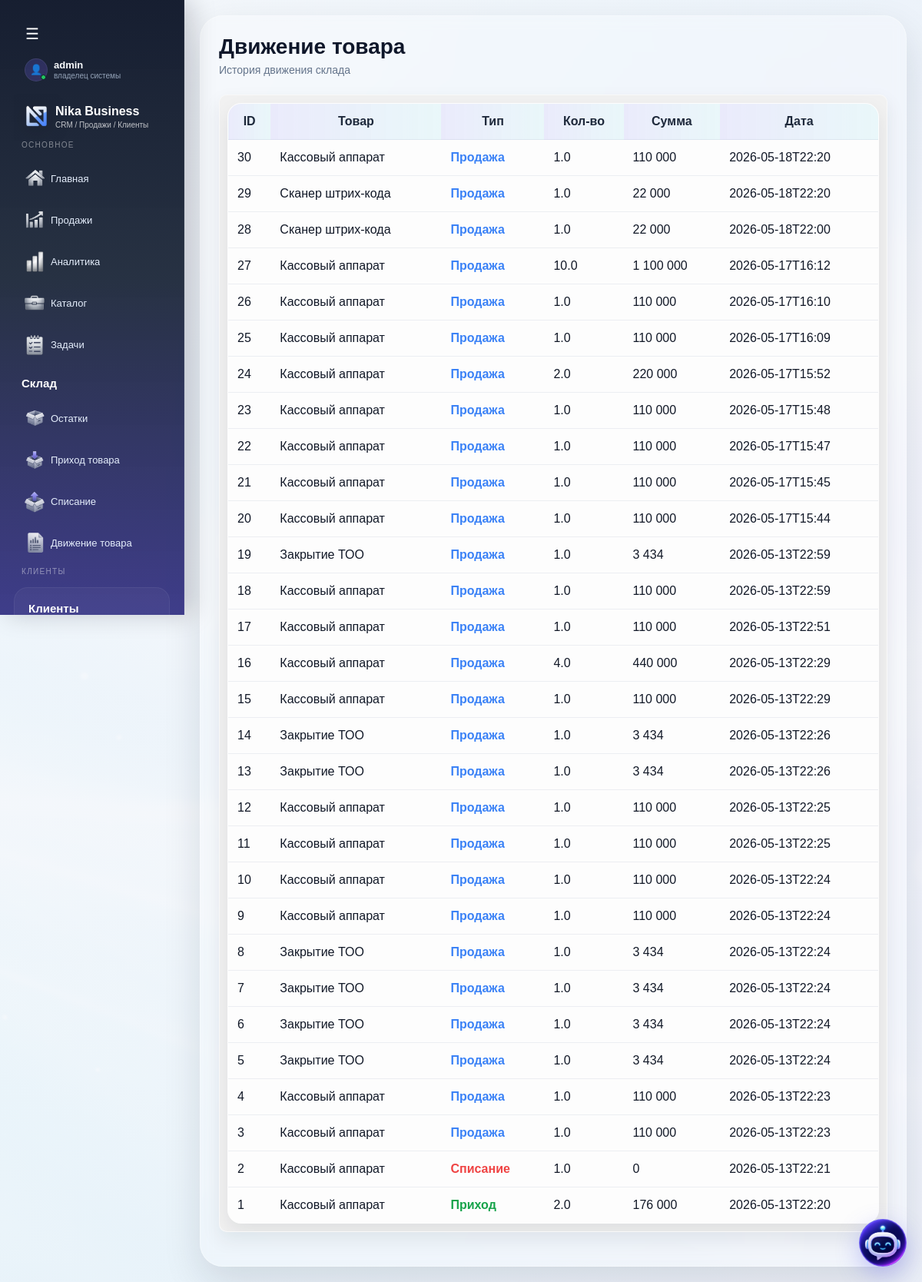
/stock/movements (signed in), run on the app's committed database.
### tables this page shows
CREATE TABLE stock_movements (
        id INTEGER PRIMARY KEY AUTOINCREMENT,

        company_id INTEGER,

        item_id INTEGER,

        movement_type TEXT,

        quantity REAL,

        price REAL,

        total REAL,

        comment TEXT,

        created_at TEXT
    );

CREATE TABLE items (
        id INTEGER PRIMARY KEY AUTOINCREMENT,
        name TEXT,
        price INTEGER,
        category TEXT,
        type TEXT
    , description TEXT, retail_price INTEGER, wholesale_price INTEGER, discount_percent INTEGER, purchase_price INTEGER, barcode TEXT, company_id INTEGER, unit TEXT, markup_percent REAL DEFAULT 0, quantity REAL DEFAULT 0);

### routes/stock.py (the view)
@stock_bp.route("/stock/movements")
def stock_movements():
    conn = get_db()
    rows = conn.execute("""
        SELECT
            stock_movements.*,
            items.name as item_name

        FROM stock_movements

        LEFT JOIN items
        ON items.id = stock_movements.item_id

        WHERE stock_movements.company_id = ?

        ORDER BY stock_movements.id DESC
    """, (
        session.get("company_id"),
    )).fetchall()
    conn.close()
    return render_template(
        "stock_movements.html",
        rows=rows
    )

### app.py (called while the page is built, shortened)
@app.before_request
def check_company_access():
    if session.get("is_super_admin") or session.get("is_creator"):
        return

### models.py (called while the page is built)
def get_db():
    conn = sqlite3.connect(DATABASE, timeout=5)
    conn.row_factory = sqlite3.Row
    return conn

### templates/stock_movements.html (shortened to what this page needs)
{% extends "base.html" %}
{% block content %}
<div class="page-header">
    <div>
        <h1 class="page-title">Движение товара</h1>
        <div class="page-note">
            История движения склада
        </div>
    </div>
</div>
<div class="card">
    <table>
        <thead>
            <tr>
                <th>ID</th>
                <th>Товар</th>
                <th>Тип</th>
                <th>Кол-во</th>
                <th>Сумма</th>
                <th>Дата</th>
            </tr>
        </thead>
        <tbody>
        {% for row in rows %}
            <tr>
                <td>{{ row.id }}</td>
                <td>{{ row.item_name }}</td>
                <td>
                    {% if row.movement_type == "income" %}
                        <span style="color:#16a34a;font-weight:bold;">
                            Приход
                        </span>
                    {% elif row.movement_type == "sale" %}
                        <span style="color:#3b82f6;font-weight:bold;">
                            Продажа
                        </span>
                    {% elif row.movement_type == "writeoff" %}
                        <span style="color:#ef4444;font-weight:bold;">
                            Списание
                        </span>
                    {% endif %}
                </td>
                <td>
                    {{ row.quantity }}
                </td>
                <td>
                    {{ "{:,.0f}".format(row.total or 0).replace(",", " ") }}
                </td>
                <td>
                    {{ row.created_at[:16] if row.created_at }}
                </td>
            </tr>
        {% endfor %}
        </tbody>
    </table>
</div>
{% endblock %}

### templates/base.html (style rules this page uses)
:root { --bg-main: #f4f7fb; --bg-soft: rgba(255, 255, 255, 0.72); --bg-card: rgba(255, 255, 255, 0.82); --line: rgba(255, 255, 255, 0.35); --sidebar-1: #0f172a; --sidebar-2: #1e293b; --sidebar-3: #312e81; --accent-1: #6366f1; --accent-2: #8b5cf6; --accent-3: #06b6d4; --text-main: #111827; --text-soft: #64748b; --text-light: #e5eefc; --success: #16a34a; --danger: #ef4444; --warning: #f59e0b; --shadow-main: 0 20px 50px rgba(15, 23, 42, 0.12); --shadow-soft: 0 10px 25px rgba(15, 23, 42, 0.08); --radius-xl: 24px; --radius-lg: 18px; --radius-md: 14px; }
* { box-sizing: border-box; }
body { margin: 0; font-family: Arial, sans-serif; color: var(--text-main); background: linear-gradient(rgba(244,247,251,0.9), rgba(244,247,251,0.92)), url("/static/img/crm-bg.jpg") center center / cover no-repeat fixed; min-height: 100vh; }
.page-header { display: flex; justify-content: space-between; align-items: center; gap: 18px; margin-bottom: 24px; flex-wrap: wrap; }
.page-title { margin: 0; font-size: 28px; font-weight: 800; color: #0f172a; }
.page-note { margin-top: 6px; color: var(--text-soft); font-size: 14px; }
.glass-box, .card, table, .sheet, .finance-block { background: var(--bg-card); backdrop-filter: blur(14px); -webkit-backdrop-filter: blur(14px); border: 1px solid rgba(255,255,255,0.45); box-shadow: var(--shadow-soft); }
.card { padding: 20px; border-radius: var(--radius-lg); margin-bottom: 20px; position: relative; overflow: hidden; }
.card > * { position: relative; z-index: 1; }
table { width: 100%; border-collapse: collapse; border-radius: var(--radius-lg); overflow: hidden; }
th, td { padding: 14px 12px; border-bottom: 1px solid rgba(148, 163, 184, 0.16); }
th { background: linear-gradient(90deg, rgba(99,102,241,0.12), rgba(6,182,212,0.08)); color: #1e293b; font-weight: 700; }
body { margin: 0; overflow-x: hidden; overflow-y: auto; }
.card { padding: 10px; border-radius: 10px; background: #f1f1f1; }
table { width: 100%; min-width: 700px; }

### data on the page
stock_movements: id "30", item_name "Кассовый аппарат", movement_type "Продажа", quantity "1.0", total "110 000", created_at "2026-05-18T22:20"
stock_movements: id "29", item_name "Сканер штрих-кода", movement_type "Продажа", quantity "1.0", total "22 000", created_at "2026-05-18T22:20"
stock_movements: id "28", item_name "Сканер штрих-кода", movement_type "Продажа", quantity "1.0", total "22 000", created_at "2026-05-18T22:00"
stock_movements: id "27", item_name "Кассовый аппарат", movement_type "Продажа", quantity "10.0", total "1 100 000", created_at "2026-05-17T16:12"
stock_movements: id "26", item_name "Кассовый аппарат", movement_type "Продажа", quantity "1.0", total "110 000", created_at "2026-05-17T16:10"
stock_movements: id "25", item_name "Кассовый аппарат", movement_type "Продажа", quantity "1.0", total "110 000", created_at "2026-05-17T16:09"
stock_movements: id "24", item_name "Кассовый аппарат", movement_type "Продажа", quantity "2.0", total "220 000", created_at "2026-05-17T15:52"
stock_movements: id "23", item_name "Кассовый аппарат", movement_type "Продажа", quantity "1.0", total "110 000", created_at "2026-05-17T15:48"
stock_movements: id "22", item_name "Кассовый аппарат", movement_type "Продажа", quantity "1.0", total "110 000", created_at "2026-05-17T15:47"
stock_movements: id "21", item_name "Кассовый аппарат", movement_type "Продажа", quantity "1.0", total "110 000", created_at "2026-05-17T15:45"
stock_movements: id "20", item_name "Кассовый аппарат", movement_type "Продажа", quantity "1.0", total "110 000", created_at "2026-05-17T15:44"
stock_movements: id "19", item_name "Закрытие ТОО", movement_type "Продажа", quantity "1.0", total "3 434", created_at "2026-05-13T22:59"
stock_movements: id "18", item_name "Кассовый аппарат", movement_type "Продажа", quantity "1.0", total "110 000", created_at "2026-05-13T22:59"
stock_movements: id "17", item_name "Кассовый аппарат", movement_type "Продажа", quantity "1.0", total "110 000", created_at "2026-05-13T22:51"
stock_movements: id "16", item_name "Кассовый аппарат", movement_type "Продажа", quantity "4.0", total "440 000", created_at "2026-05-13T22:29"
stock_movements: id "15", item_name "Кассовый аппарат", movement_type "Продажа", quantity "1.0", total "110 000", created_at "2026-05-13T22:29"
stock_movements: id "14", item_name "Закрытие ТОО", movement_type "Продажа", quantity "1.0", total "3 434", created_at "2026-05-13T22:26"
stock_movements: id "13", item_name "Закрытие ТОО", movement_type "Продажа", quantity "1.0", total "3 434", created_at "2026-05-13T22:26"
stock_movements: id "12", item_name "Кассовый аппарат", movement_type "Продажа", quantity "1.0", total "110 000", created_at "2026-05-13T22:25"
stock_movements: id "11", item_name "Кассовый аппарат", movement_type "Продажа", quantity "1.0", total "110 000", created_at "2026-05-13T22:25"
stock_movements: id "10", item_name "Кассовый аппарат", movement_type "Продажа", quantity "1.0", total "110 000", created_at "2026-05-13T22:24"
stock_movements: id "9", item_name "Кассовый аппарат", movement_type "Продажа", quantity "1.0", total "110 000", created_at "2026-05-13T22:24"
stock_movements: id "8", item_name "Закрытие ТОО", movement_type "Продажа", quantity "1.0", total "3 434", created_at "2026-05-13T22:24"
stock_movements: id "7", item_name "Закрытие ТОО", movement_type "Продажа", quantity "1.0", total "3 434", created_at "2026-05-13T22:24"
stock_movements: id "6", item_name "Закрытие ТОО", movement_type "Продажа", quantity "1.0", total "3 434", created_at "2026-05-13T22:24"
stock_movements: id "5", item_name "Закрытие ТОО", movement_type "Продажа", quantity "1.0", total "3 434", created_at "2026-05-13T22:24"
stock_movements: id "4", item_name "Кассовый аппарат", movement_type "Продажа", quantity "1.0", total "110 000", created_at "2026-05-13T22:23"
stock_movements: id "3", item_name "Кассовый аппарат", movement_type "Продажа", quantity "1.0", total "110 000", created_at "2026-05-13T22:23"
stock_movements: id "2", item_name "Кассовый аппарат", movement_type "Списание", quantity "1.0", total "0", created_at "2026-05-13T22:21"
stock_movements: id "1", item_name "Кассовый аппарат", movement_type "Приход", quantity "2.0", total "176 000", created_at "2026-05-13T22:20"

### other printed values
{{ session.get("username") }} "admin"
